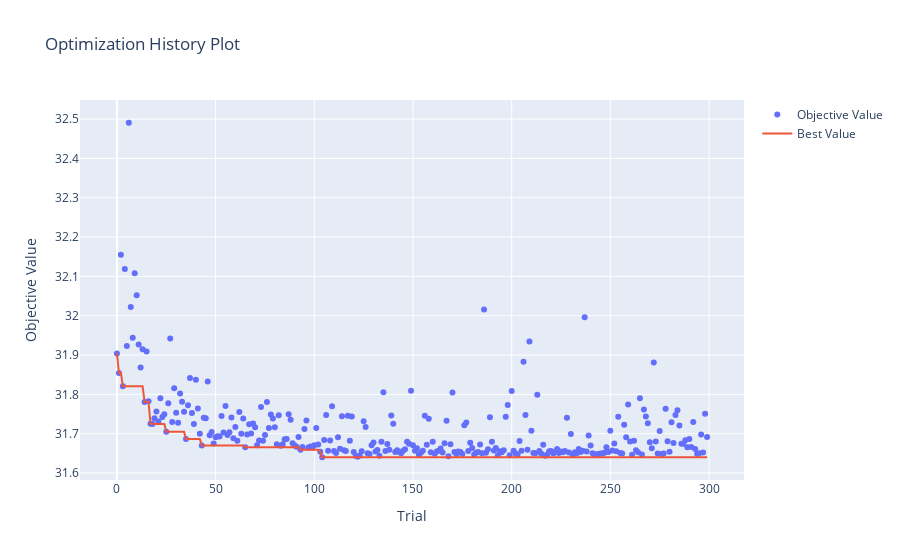

The code cell stored with this chart in its notebook:
### Code cell
optuna.visualization.plot_optimization_history(study)

### Figure 1 — Plotly figure (JSON) as saved in the notebook; plotly's stock layout.template omitted (floating-point values rounded to 4 significant figures; data arrays with more than 128 entries replaced by an {"elided": "..."} marker saying what was removed)
{"data": [{"mode": "markers", "name": "Objective Value", "type": "scatter", "x": {"elided": "300 int values"}, "y": {"elided": "300 float values"}}, {"mode": "lines", "name": "Best Value", "type": "scatter", "x": {"elided": "300 int values"}, "y": {"elided": "300 float values"}}, {"marker": {"color": "#cccccc"}, "mode": "markers", "name": "Infeasible Trial", "showlegend": false, "type": "scatter", "x": [], "y": []}], "layout": {"title": {"text": "Optimization History Plot"}, "xaxis": {"title": {"text": "Trial"}}, "yaxis": {"title": {"text": "Objective Value"}}}}
